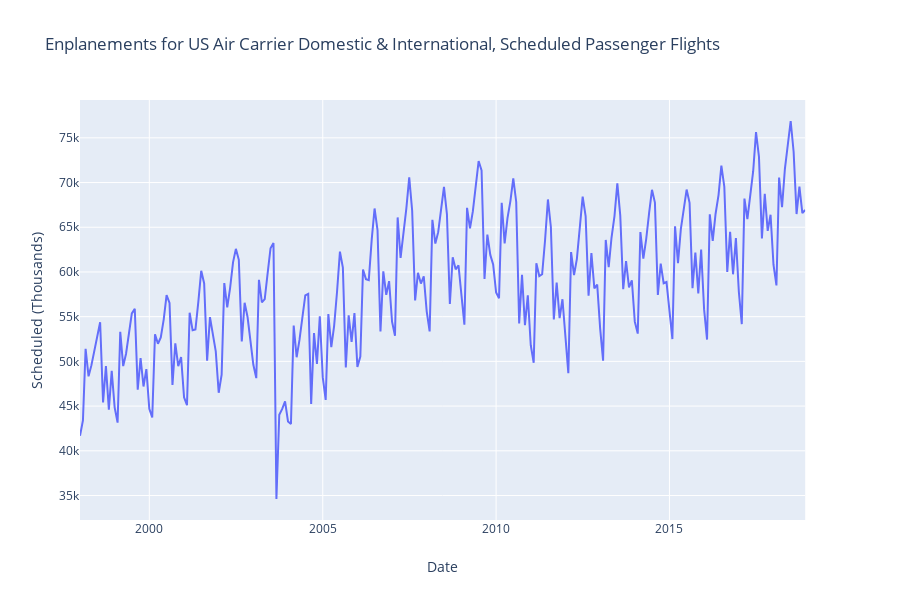

Notebook source saved alongside this figure:
### Code cell
fig = px.line(df.reset_index(), x='Date', y='Scheduled (Thousands)',
              title='Enplanements for US Air Carrier Domestic & International, Scheduled Passenger Flights')
fig.show()

### Figure 1 — Plotly figure (JSON) as saved in the notebook; plotly's stock layout.template omitted (floating-point values rounded to 4 significant figures; data arrays with more than 128 entries replaced by an {"elided": "..."} marker saying what was removed)
{"data": [{"hoverlabel": {"namelength": 0}, "hovertemplate": "Date=%{x}<br>Scheduled (Thousands)=%{y}", "legendgroup": "", "line": {"color": "#636efa", "dash": "solid"}, "mode": "lines", "name": "", "showlegend": false, "type": "scatter", "x": {"elided": "252 str values"}, "xaxis": "x", "y": {"elided": "252 int values"}, "yaxis": "y"}], "layout": {"height": 600, "legend": {"tracegroupgap": 0}, "title": {"text": "Enplanements for US Air Carrier Domestic & International, Scheduled Passenger Flights"}, "xaxis": {"anchor": "y", "domain": [0, 0.98], "title": {"text": "Date"}}, "yaxis": {"anchor": "x", "domain": [0, 1], "title": {"text": "Scheduled (Thousands)"}}}}
